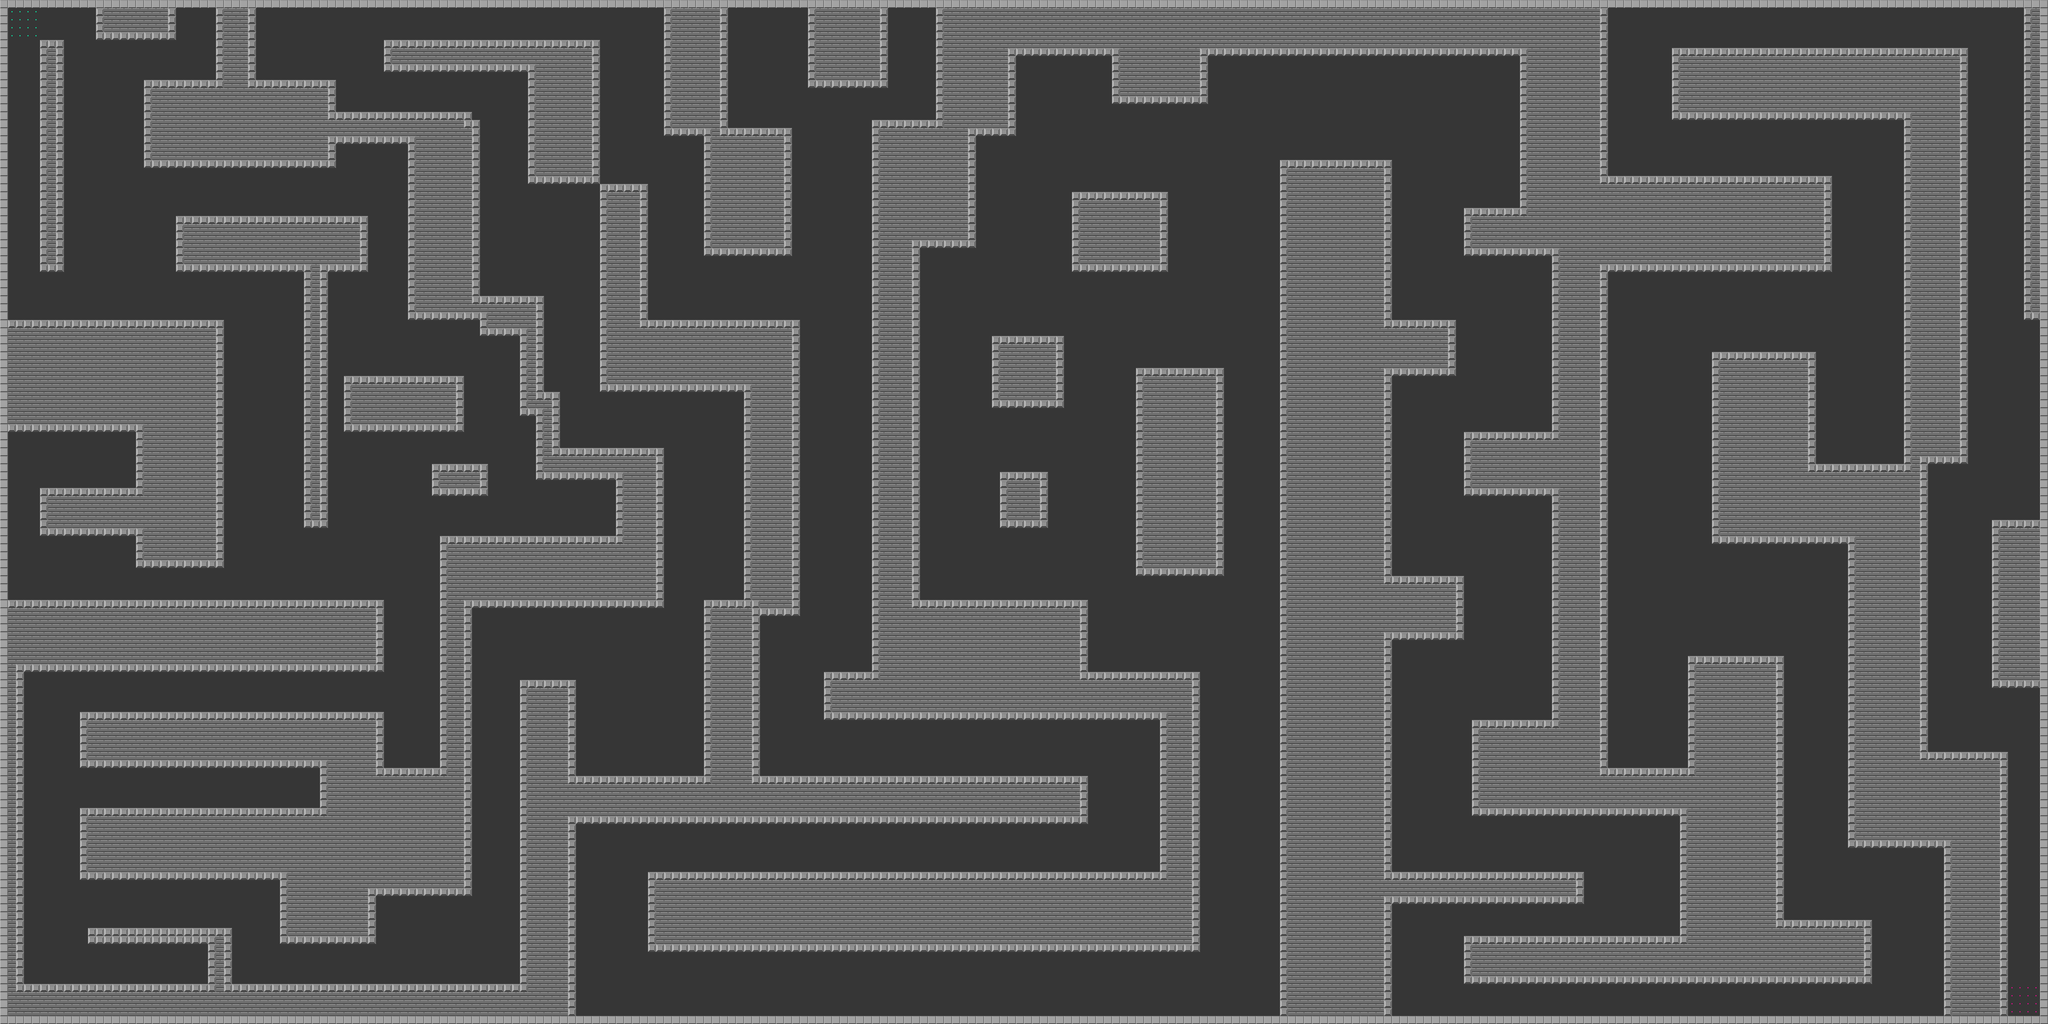

This game map was drawn from its Tiled (.tmx) file and the tilesets committed beside it. A one-line description and the trimmed map source follow:
An orthogonal 256x128 tile map with 32x32 px tiles, 2 tile layers (Background, Collision).

<map version="1.2" tiledversion="1.2.3" orientation="orthogonal" renderorder="right-down" width="256" height="128" tilewidth="32" tileheight="32" infinite="0" nextlayerid="3" nextobjectid="1">
 <tileset firstgid="1" name="tiles2dtileset" tilewidth="32" tileheight="32" tilecount="16" columns="4">
  <image source="../images/tiles2d.png" width="128" height="128" />
  <tile id="0">
   <properties>
    <property name="collides" type="bool" value="true" />
   </properties>
  </tile>
  <tile id="1">
   <properties>
    <property name="collides" type="bool" value="true" />
   </properties>
  </tile>
  <tile id="10">
   <properties>
    <property name="collides" type="bool" value="true" />
   </properties>
  </tile>
 </tileset>
 <layer id="1" name="Background" width="256" height="128">
  <data>[32768 cells, 32768 non-empty, 3 distinct tile ids]</data>
 </layer>
 <layer id="2" name="Collision" width="256" height="128">
  <data>[32768 cells, 15619 non-empty, 3 distinct tile ids]</data>
 </layer>
</map>
